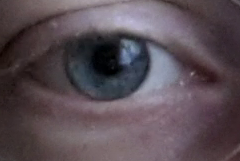
#> input picture pupil_center/andreas1_l.png, 240 x 161 px
$ python 'pupil center.py'
#> lines starting #> are read from the running program, lines starting #| are printed output that depends on the picture
import cv2
import numpy as np
import matplotlib.pyplot as plt
from skimage import io

img = io.imread('andreas1_l.png')
#> img is the input picture: shape (161, 240, 4); mean R, G, B, A 89.5, 77.4, 84.4, 255

# Left eye
img = np.around(img[0:img.shape[0], 0:img.shape[1]])

gray_image = cv2.cvtColor(img, cv2.COLOR_BGR2GRAY)
gray_image = np.float32(gray_image)

# Note: at higher scales the isophotes curvature might degenerate with the inherent
# effect of losing important structures in the image.
gray_image = cv2.GaussianBlur(gray_image,(9,9),0)

# Calculate Isophotes curvature k where Lx and Ly are the first order derivatives
# of the luminance function L(x,y) in the x and y dimension, respectively.
# The sign of the isophote depends on the intensity of the outer side of the curve,
# so its vector direction will always point towards the highest change in the luminance.
Ly,Lx = np.gradient(gray_image)
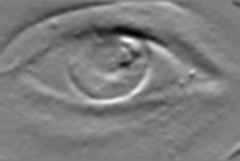
#> Ly: shape (161, 240) float32; min -16.26, max 16.64, mean -0.11; drawn with min black and max white
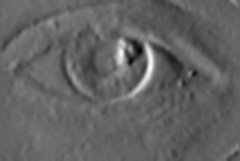
#> Lx: shape (161, 240) float32; min -12.34, max 19.4, mean 0.0383; drawn with min black and max white
Lxy, Lxx = np.gradient(Lx)
Lyy, Lyx = np.gradient(Ly)
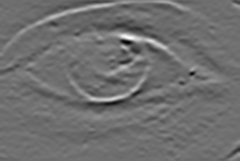
#> Lyy: shape (161, 240) float32; min -5.32, max 6.83, mean 0.000466; drawn with min black and max white
Lvv = Ly**2 * Lxx - 2*Lx * Lxy * Ly + Lx**2 * Lyy
Lw =  Lx**2 + Ly**2
k = - Lvv / (Lw**1.5)
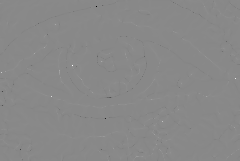
#> k: shape (161, 240) float32; min -46.12, max 39.84, mean 0; drawn with min black and max white

# The displacement vectors Dx and Dy, point to the estimated position of the centers.
Dx =  -Lx * (Lw / Lvv)
Dy =  -Ly * (Lw / Lvv)
magnitude_displacement = np.sqrt(Dx**2 + Dy**2)

# The curvedness indicates how curved a shape is.
curvedness = np.absolute(np.sqrt(Lxx**2 + 2 * Lxy**2 + Lyy**2))
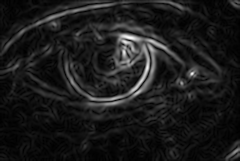
#> curvedness: shape (161, 240) float32; min 0.00419, max 7.19, mean 0.786; drawn with min black and max white


# Sometimes the isophote curvature could assume extremely small or big values.
# This indicates that we are dealing with a ¡°straight line¡± or a ¡°single dot¡±
# isophote. Since the estimated radius to the isophote center would be too high
# to fall into the centermap or too little to move away from the originating pixel,
# the calculation of the displacement vectors in these extreme cases can simply
# be avoided.

minrad = 2
maxrad = 20

# A negative sign indicates a change in the direction of the gradient
# (i.e. from brighter to darker areas). Therefore, it is possible to
# discriminate between dark and bright centers by analyzing the sign of the
# curvature

center_map = np.zeros(gray_image.shape, gray_image.dtype)
(height, width)=center_map.shape
#> height = 161; width = 240
for y in range(height):
    for x in range(width):
        if Dx[y][x] == 0 and Dy[y][x] == 0:
            continue
        if (y + Dx[y][x])>0 and (x + Dy[y][x])>0:
            if (x + Dx[y][x]) < center_map.shape[1] and (y + Dy[y][x]) < center_map.shape[0] and k[y][x]<0:
                if magnitude_displacement[y][x] >= minrad and magnitude_displacement[y][x] <= maxrad:
                    center_map[int(y+Dy[y][x])][int(x+Dx[y][x])] += curvedness[y][x]
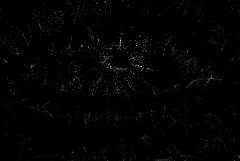
#> center_map: shape (161, 240) float32; min 0, max 19.65, mean 0.206; drawn with min black and max white


# Since every vector gives a rough estimate of the center, the accumulator
# is convolved with a Gaussian kernel so that each cluster of
# votes will form a single center estimate.
center_map = cv2.GaussianBlur(center_map,(5,5),0)
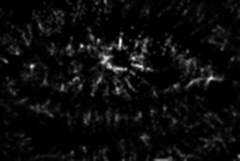
#> center_map: shape (161, 240) float32; min 0, max 4.26, mean 0.205; drawn with min black and max white

# Maximum isocenter (MIC) in the centermap will be used as the most probable
# estimate for the soughtafter location of the center of the eye.
mic = np.unravel_index(np.argmax(center_map), center_map.shape)
#> mic = (40, 120)


# Draw it
fig = plt.figure()
plt.subplot(121),plt.imshow(gray_image, cmap = 'gray'),plt.title('Input')
plt.subplot(122),plt.imshow(center_map, cmap = 'gray'),plt.title('Output')
plt.show()

$ run again, with pupil_center/andreas2_l.png copied over pupil_center/andreas1_l.png
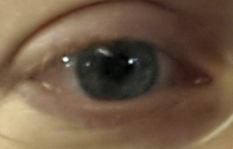
#> input picture pupil_center/andreas2_l.png, 233 x 149 px
#> img is the input picture: shape (149, 233, 4); mean R, G, B, A 111, 88.9, 68.2, 255
#> `Dy =  -Ly * (Lw / Lvv)`:
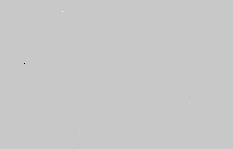
#> Dy: shape (149, 233) float32; min -551781.5, max 148914.5, mean -13.3; drawn with min black and max white
#> `center_map = cv2.GaussianBlur(center_map,(5,5),0)`:
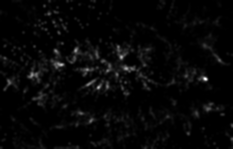
#> center_map: shape (149, 233) float32; min 0, max 5.81, mean 0.162; drawn with min black and max white
#> mic = (78, 205)

$ run again, with pupil_center/andreas3_l.png copied over pupil_center/andreas1_l.png
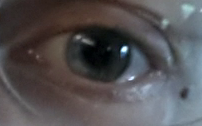
#> input picture pupil_center/andreas3_l.png, 202 x 126 px
#> img is the input picture: shape (126, 202, 4); mean R, G, B, A 83.2, 80.6, 82.5, 255
#> `Lvv = Ly**2 * Lxx - 2*Lx * Lxy * Ly + Lx**2 * Lyy`:
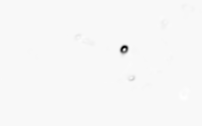
#> Lvv: shape (126, 202) float32; min -20219.9, max 531.8, mean -36.7; drawn with min black and max white
#> `curvedness = np.absolute(np.sqrt(Lxx**2 + 2 * Lxy**2 + Lyy**2))`:
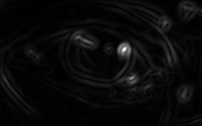
#> curvedness: shape (126, 202) float32; min 0.0163, max 26.01, mean 1; drawn with min black and max white
#> mic = (94, 183)

$ run again, with pupil_center/andreas4_l.png copied over pupil_center/andreas1_l.png
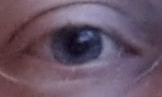
#> input picture pupil_center/andreas4_l.png, 162 x 97 px
#> img is the input picture: shape (97, 162, 4); mean R, G, B, A 104.4, 84.5, 101.8, 255
#> `center_map = cv2.GaussianBlur(center_map,(5,5),0)`:
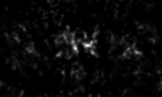
#> center_map: shape (97, 162) float32; min 0, max 7.85, mean 0.271; drawn with min black and max white
#> mic = (45, 87)
